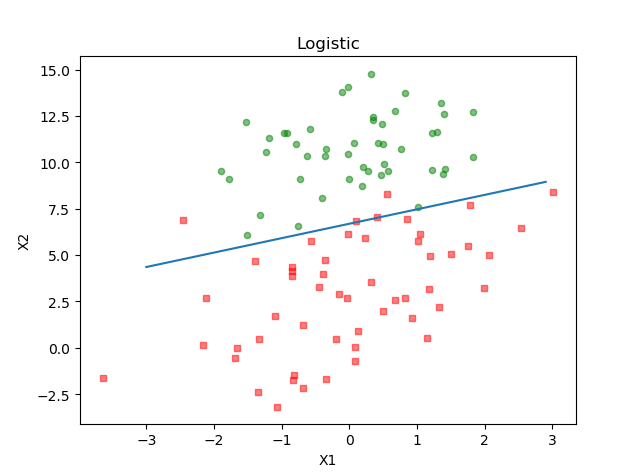

This figure's Python source:
import numpy as np 
import matplotlib.pyplot as plt 
"""
加载数据
把数据按一行一行都进去
然后返回数据矩阵以及相应的标签矩阵
"""
def loadDataSet():
	dataMat=[]
	labelMat=[]
	fr=open('testSet.txt')
	for line in fr.readlines() :
		lineArr = line.strip().split()
		dataMat.append([1.0,float(lineArr[0]),float(lineArr[1])])
		labelMat.append(int(lineArr[2]))
	fr.close()
	return dataMat,labelMat

"""
sigmoid 函数：
返回sigmoid函数的值
"""
def sigmoid(inx):
	return 1.0/(1+np.exp(-inx))


def gradAscent(dataMatIn,classLabels):
	dataMatrix = np.mat(dataMatIn)
	labelMat = np.mat(classLabels).transpose()
	m,n =np.shape(dataMatrix)
	alpha =0.001
	maxCycles = 500
	weights=np.ones((n,1))
	for k in range(maxCycles):
		h=sigmoid(dataMatrix*weights)
		error=labelMat-h
		weights=weights+alpha*dataMatrix.transpose()*error
	return weights.getA()

dataMat,labelMat=loadDataSet()
print(gradAscent(dataMat,labelMat))

def plotFit(weights):
	dataMat,labelMat = loadDataSet()
	dataArr=np.array(dataMat)
	n=np.shape(dataMat)[0]
	xcord1=[];ycord1=[];
	xcord2=[];ycord2=[];
	for i in range(n):
		if int(labelMat[i])==1:
			xcord1.append(dataArr[i,1])
			ycord1.append(dataArr[i,2])
		else:
			xcord2.append(dataArr[i,1])
			ycord2.append(dataArr[i,2])
	fig = plt.figure()
	ax=fig.add_subplot(111)
	ax.scatter(xcord1, ycord1, s = 20, c = 'red', marker = 's',alpha=.5)
	ax.scatter(xcord2,ycord2,s=20,c='green',alpha=.5)
	x=np.arange(-3.0,3.0,0.1)
	y=(-weights[0]-weights[1]*x)/weights[2]
	ax.plot(x,y)
	plt.title('Logistic')
	plt.xlabel('X1'); plt.ylabel('X2')
	plt.show() 

weights=gradAscent(dataMat,labelMat)
plotFit(weights)
